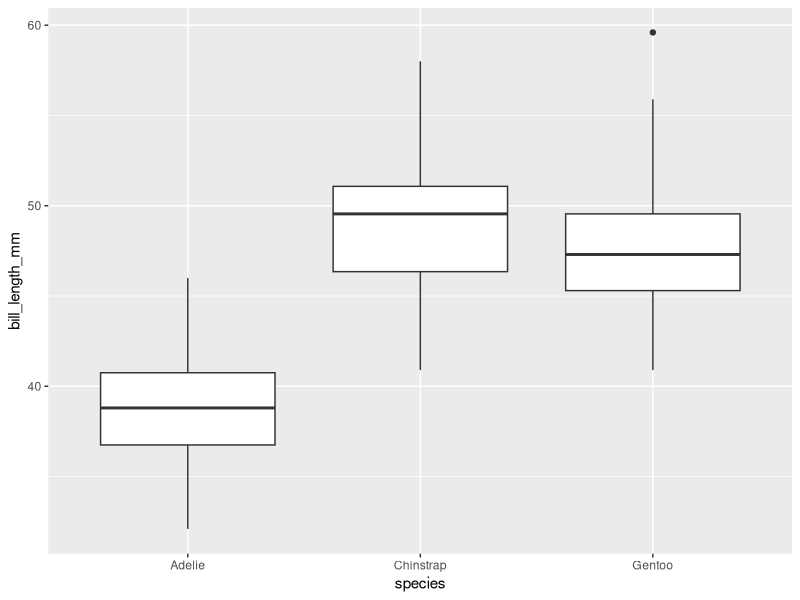
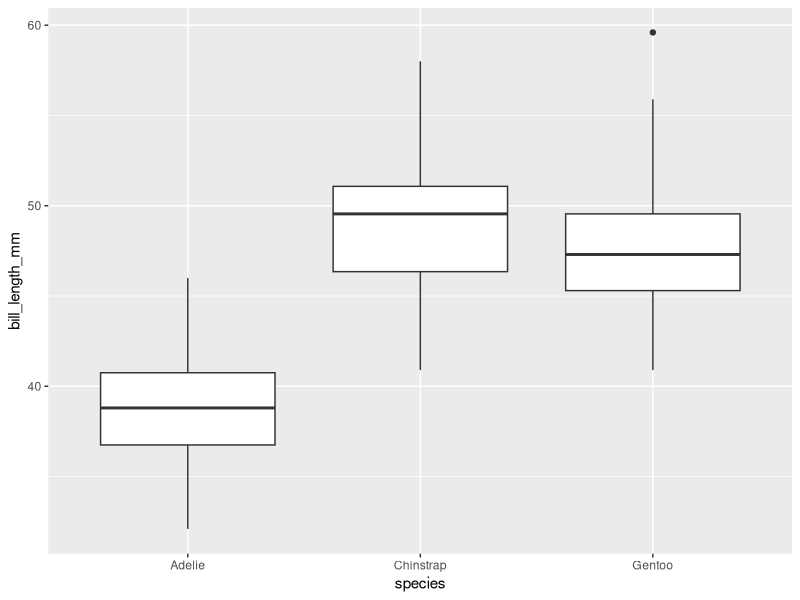
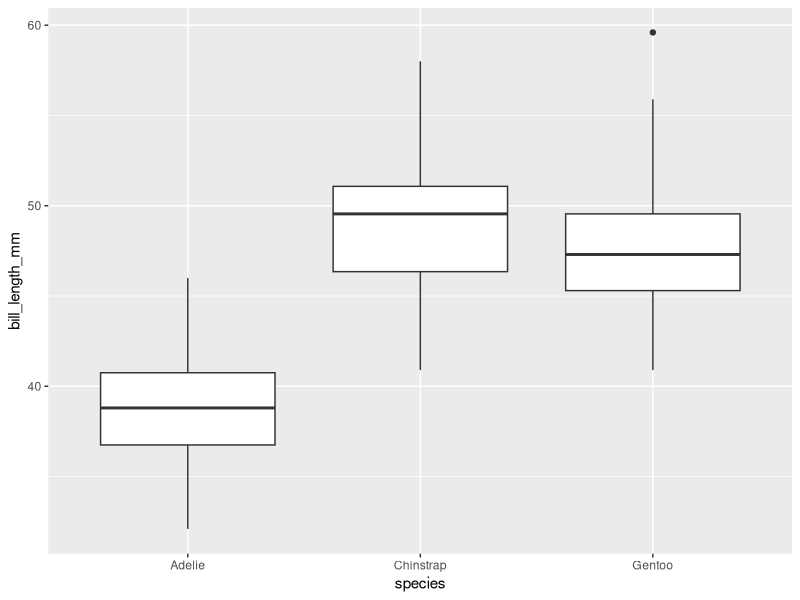
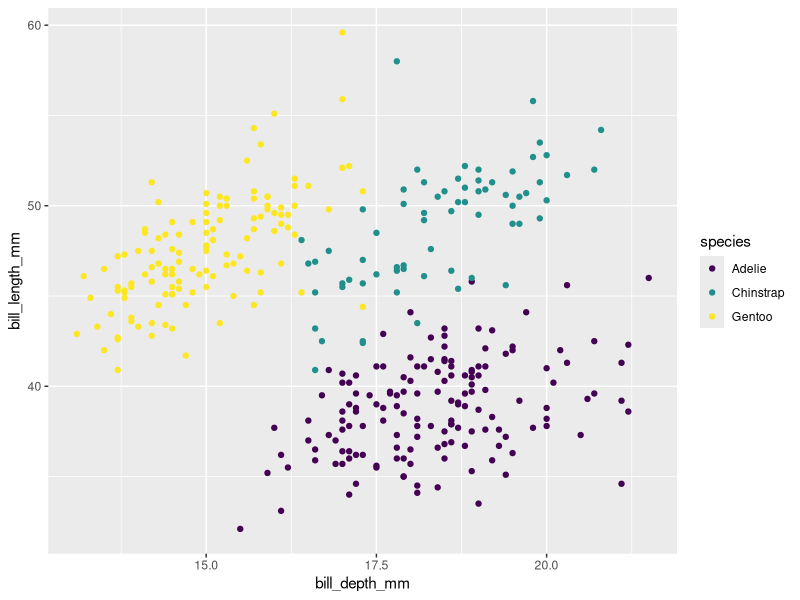

Generate these figures, in order, with R:
## ---- chunk 1
## load libraries ##
library(tidyverse)
library(here)
library(ggplot2)
library(palmerpenguins)
library(dplyr)
library(kableExtra)

## load data ##
glimpse(penguins)

## clean data ##
palmer_clean <- penguins |>
  select(species,sex,year,bill_length_mm,body_mass_g)
glimpse(palmer_clean)

## ---- chunk 2
## ggplot ##
#|out-width:70% # changes the size of your figure
ggplot(data=palmer_clean,mapping = aes(x=species, y=bill_length_mm))+
  geom_boxplot()
## ---- chunk 3
## ggplot ##
#|fig-width: 3 # inputs exact size (inches) of figure
#|fig-width: 5
ggplot(data=palmer_clean,mapping = aes(x=species, y=bill_length_mm))+
  geom_boxplot()


## ---- chunk 4

## ggplot ##
#| fig-align:"center" # puts figure in the center of the rendering
ggplot(data=palmer_clean,mapping = aes(x=species, y=bill_length_mm))+
  geom_boxplot()

## ---- chunk 5
penguins |>
  group_by(species) |>
  summarise(billmean = mean(bill_length_mm, na.rm = TRUE)) |>
  kbl() # make it a kable table
## ---- chunk 6
penguins |>
  group_by(species) |>
  summarise(billmean = mean(bill_length_mm, na.rm = TRUE)) |>
  kbl()  |> # make it a kable table
  kable_classic() |> # add a theme
  row_spec(2, bold = TRUE, color = "white", background = "red") |> # highlight row 2
  kable_styling(full_width = FALSE) # don't make it so wide
## ---- chunk 7
#| label: fig-penguin-bill
#| fig-cap: "Bill length vs. bill depth for three penguin species."
#| echo: false

ggplot(penguins, aes(x = bill_depth_mm, y = bill_length_mm, color = species)) +
  geom_point() +
  scale_color_viridis_d()
## ---- chunk 8
#| echo: false
2 * 2
